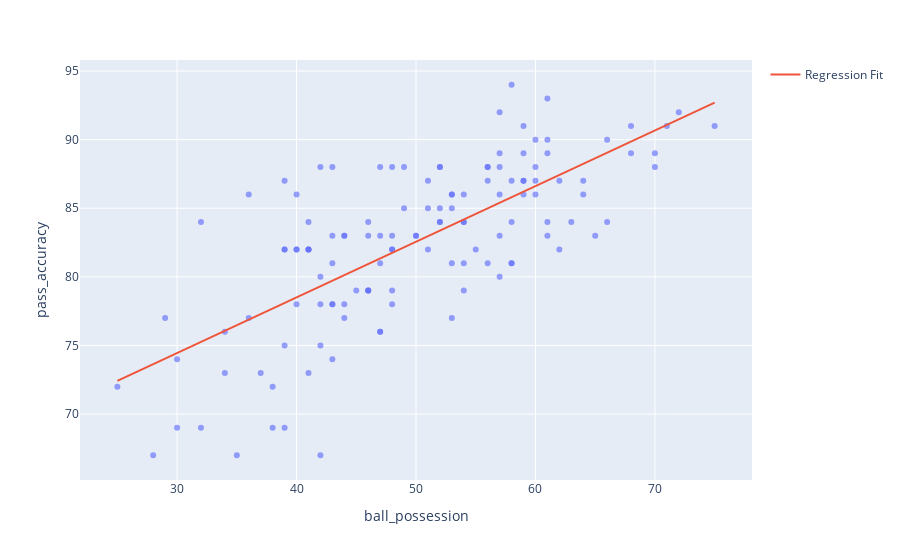

Write notebook code for a chart like this one.
### Code cell
# Liner Regression with Scikit-learn

df['pass_accuracy'] = df['Pass Accuracy %'].rename()
df['ball_possession'] = df['Ball Possession %'].rename()

X = df.ball_possession.values.reshape(-1, 1)
y = df.pass_accuracy

model = LinearRegression()
model.fit(X, y)

x_range = np.linspace(X.min(), X.max(), 100)
y_range = model.predict(x_range.reshape(-1, 1))

fig = px.scatter(df, x='ball_possession', y='pass_accuracy', opacity=0.65)
fig.add_traces(go.Scatter(x=x_range, y=y_range, name='Regression Fit'))
fig.show()
